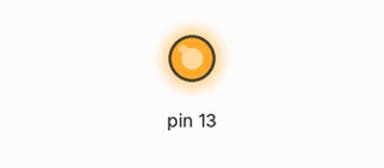
This sketch was run on a simulated Arduino Uno, built with avr-gcc and run on an emulated ATmega328P. Shown: output pins drawn as LEDs (lit = HIGH).

Above: at 2.5 s.
At 5.5 s:
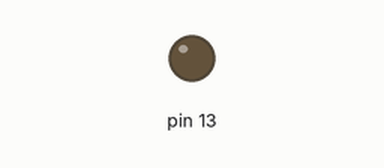
Timing chart, 0 to 7.8 s (numbered marks = the images above):
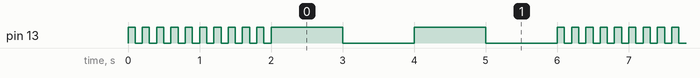

Measured:
- by itself, pin 13: repeats every 6.0 s: HIGH 1.0 s, LOW 1.0 s, HIGH 1.0 s, LOW 1.0 s, 10 × (HIGH 0.10 s, LOW 0.10 s)
- by itself, everything shown: repeats every 6.0 s, in 24 steps

The sketch:

PirateRobot.ino
```cpp
void setup() {
  pinMode(13, OUTPUT);
}


void loop(){
  int i = 0;
  for(i=0; i<10; i++)
  {
  digitalWrite(13, HIGH);
  delay(100);
  digitalWrite(13, LOW);
  delay(100);
  }

  for(i=0; i<2; i++)
  {
  digitalWrite(13, HIGH);
  delay(1000);
  digitalWrite(13, LOW);
  delay(1000);
  }
}
```

main.c
```cpp

```
